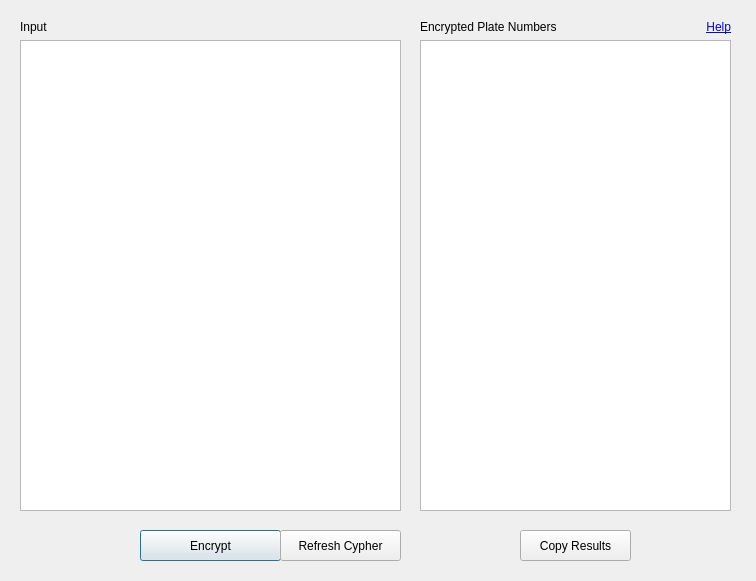
<?xml version="1.0" encoding="UTF-8"?>
<ui version="4.0">
 <class>Dialog</class>
 <widget class="QDialog" name="Dialog">
  <property name="geometry">
   <rect>
    <x>0</x>
    <y>0</y>
    <width>756</width>
    <height>581</height>
   </rect>
  </property>
  <property name="windowTitle">
   <string>Number Plate Anonymiser</string>
  </property>
  <widget class="QLabel" name="label">
   <property name="geometry">
    <rect>
     <x>420</x>
     <y>20</y>
     <width>311</width>
     <height>20</height>
    </rect>
   </property>
   <property name="text">
    <string>Encrypted Plate Numbers</string>
   </property>
   <property name="alignment">
    <set>Qt::AlignLeading|Qt::AlignLeft|Qt::AlignTop</set>
   </property>
  </widget>
  <widget class="QPlainTextEdit" name="results_window">
   <property name="geometry">
    <rect>
     <x>420</x>
     <y>40</y>
     <width>311</width>
     <height>471</height>
    </rect>
   </property>
  </widget>
  <widget class="QPlainTextEdit" name="plate_no_box">
   <property name="geometry">
    <rect>
     <x>20</x>
     <y>40</y>
     <width>381</width>
     <height>471</height>
    </rect>
   </property>
  </widget>
  <widget class="QPushButton" name="encrypt_button">
   <property name="geometry">
    <rect>
     <x>140</x>
     <y>530</y>
     <width>141</width>
     <height>31</height>
    </rect>
   </property>
   <property name="text">
    <string>Encrypt</string>
   </property>
  </widget>
  <widget class="QPushButton" name="refresh_button">
   <property name="geometry">
    <rect>
     <x>280</x>
     <y>530</y>
     <width>121</width>
     <height>31</height>
    </rect>
   </property>
   <property name="text">
    <string>Refresh Cypher</string>
   </property>
  </widget>
  <widget class="QLabel" name="label_2">
   <property name="geometry">
    <rect>
     <x>20</x>
     <y>20</y>
     <width>381</width>
     <height>20</height>
    </rect>
   </property>
   <property name="text">
    <string>Input</string>
   </property>
   <property name="alignment">
    <set>Qt::AlignLeading|Qt::AlignLeft|Qt::AlignTop</set>
   </property>
  </widget>
  <widget class="QPushButton" name="copy_button">
   <property name="geometry">
    <rect>
     <x>520</x>
     <y>530</y>
     <width>111</width>
     <height>31</height>
    </rect>
   </property>
   <property name="text">
    <string>Copy Results</string>
   </property>
  </widget>
  <widget class="QLabel" name="label_3">
   <property name="geometry">
    <rect>
     <x>680</x>
     <y>20</y>
     <width>51</width>
     <height>20</height>
    </rect>
   </property>
   <property name="text">
    <string>&lt;a href=&quot;https://github.com/TransportScotland/Number-Plate-Anonymiser/blob/master/README.md&quot;&gt;Help&lt;/a&gt;</string>
   </property>
   <property name="alignment">
    <set>Qt::AlignRight|Qt::AlignTop|Qt::AlignTrailing</set>
   </property>
   <property name="openExternalLinks">
    <bool>true</bool>
   </property>
  </widget>
 </widget>
 <resources/>
 <connections/>
</ui>
